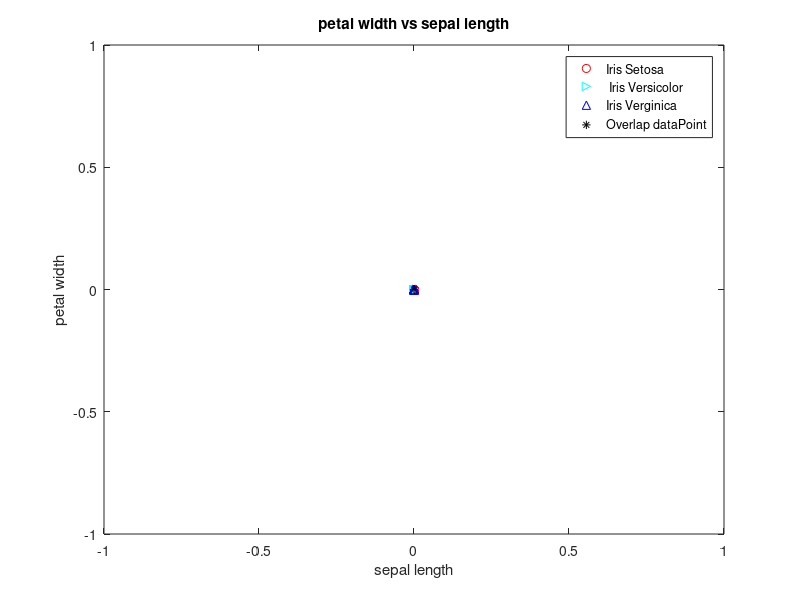
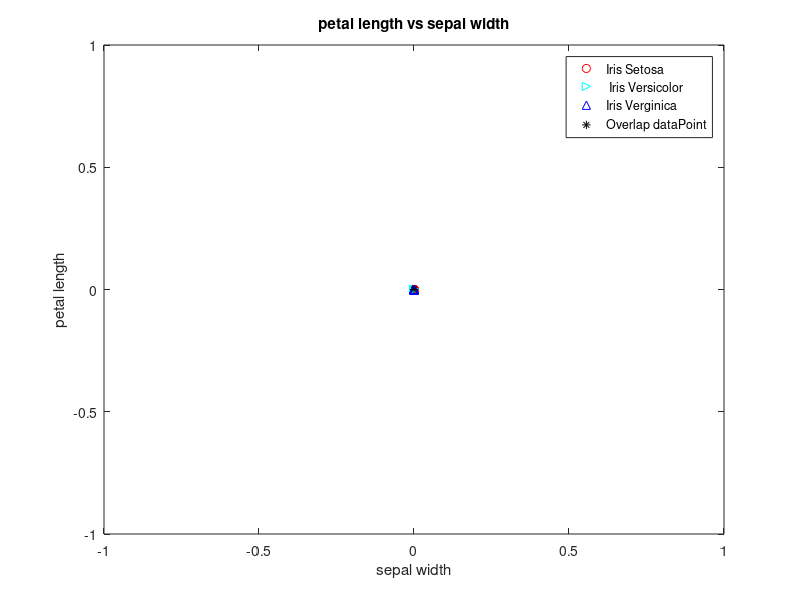

MATLAB code for these plots, in order:
%% file name dataCreationAndDisplay.m
% author: Mrinmoy Sarkar
% email: msarkar@aggies.ncat.edu
% date: 9/2/2017


clear;
close all;

% load data to a veriable
data = importdata('iris.txt');

% no. of class is 3 named Iris-setosa, Iris-versicolor and Iris-verginica
% there are 4 attributes named sepal-length, sepal-width, petal-length,
% petal-width
% there are 50 plants for each species

irisSetosa = zeros(50,4);
irisVersicolor = zeros(50,4);
irisVerginica = zeros(50,4);

n = size(data,1);

indxSeto = 1;
indxVers = 1;
indxVerg = 1;

for i=2:n
    x = strsplit(cell2mat(data(i)));
    if strcmp(x(5), 'Iris-setosa')
        for j=1:4
            irisSetosa(indxSeto,j) = str2double(cell2mat(x(j)));
        end
        indxSeto = indxSeto + 1;
    elseif strcmp(x(5), 'Iris-versicolor')
        for j=1:4
            irisVersicolor(indxVers,j) = str2double(cell2mat(x(j)));
        end
        indxVers = indxVers + 1;
    elseif strcmp(x(5), 'Iris-virginica')
        for j=1:4
            irisVerginica(indxVerg,j) = str2double(cell2mat(x(j)));
        end
        indxVerg = indxVerg + 1;
    end
end





%% plot Fisher's Iris data with petal width versus sepal length
figure;
plot(irisSetosa(:,1), irisSetosa(:,4), 'or'); hold on;
plot(irisVersicolor(:,1), irisVersicolor(:,4), '>c'); hold on;
plot(irisVerginica(:,1), irisVerginica(:,4), '^b'); hold on;

axis([min([min(irisSetosa(:,1)),min(irisVersicolor(:,1)),min(irisVerginica(:,1))])-1 ...
    max([max(irisSetosa(:,1)),max(irisVersicolor(:,1)),max(irisVerginica(:,1))])+1 ...
    min([min(irisSetosa(:,4)),min(irisVersicolor(:,4)),min(irisVerginica(:,4))])-1 ...
    max([max(irisSetosa(:,4)), max(irisVersicolor(:,4)),max(irisVerginica(:,4))])+1]);

title('petal width vs sepal length');
xlabel('sepal length');
ylabel('petal width');
legend('Iris Setosa', ' Iris Versicolor', 'Iris Verginica','AutoUpdate','off');






%% plot overlap symbol (*)
overlapingPointX = [];
overlapingPointY = [];
for i=1:length(irisSetosa(:,1))
    x11 = irisSetosa(i,1);
    y11 = irisSetosa(i,4);
    x21 = irisVersicolor(i,1);
    y21 = irisVersicolor(i,4);
    for j=1:length(irisSetosa(:,1))
        x22 = irisVersicolor(j,1);
        y22 = irisVersicolor(j,4);
        x32 = irisVerginica(j,1);
        y32 = irisVerginica(j,4);
        d1 = (x11-x22)^2 + (y11-y22)^2;
        d2 = (x11-x32)^2 + (y11-y32)^2;
        d3 = (x21-x32)^2 + (y21-y32)^2;
        if d1 == 0 || d2 == 0
            if isempty(find(overlapingPointX == irisSetosa(i,1)))
                overlapingPointX = [overlapingPointX irisSetosa(i,1)];
                overlapingPointY = [overlapingPointY irisSetosa(i,4)];
            else
                if isempty(find(overlapingPointY(find(overlapingPointX == irisSetosa(i,1))) == irisSetosa(i,4)))
                    overlapingPointX = [overlapingPointX irisSetosa(i,1)];
                    overlapingPointY = [overlapingPointY irisSetosa(i,4)];
                end
            end 
        end
        if d3 == 0
            if isempty(find(overlapingPointX == irisVersicolor(i,1)))
                overlapingPointX = [overlapingPointX irisVersicolor(i,1)];
                overlapingPointY = [overlapingPointY irisVersicolor(i,4)];
            else
                if isempty(find(overlapingPointY(find(overlapingPointX == irisVersicolor(i,1))) == irisVersicolor(i,4)))
                    overlapingPointX = [overlapingPointX irisVersicolor(i,1)];
                    overlapingPointY = [overlapingPointY irisVersicolor(i,4)];
                end
            end
        end
    end
end
disp(['Total overlapping data points for petal width vs sepal length is : ' num2str(length(overlapingPointX))])

plot(overlapingPointX, overlapingPointY, '*k');
legend('Iris Setosa', ' Iris Versicolor', 'Iris Verginica', 'Overlap dataPoint')





%% plot Fisher's Iris data with petal length versus sepal width
figure;
plot(irisSetosa(:,2), irisSetosa(:,3), 'or'); hold on;
plot(irisVersicolor(:,2), irisVersicolor(:,3), '>c'); hold on;
plot(irisVerginica(:,2), irisVerginica(:,3), '^b'); hold on;

axis([min([min(irisSetosa(:,2)),min(irisVersicolor(:,2)),min(irisVerginica(:,2))])-1 ...
    max([max(irisSetosa(:,2)),max(irisVersicolor(:,2)),max(irisVerginica(:,2))])+1 ...
    min([min(irisSetosa(:,3)),min(irisVersicolor(:,3)),min(irisVerginica(:,3))])-1 ...
    max([max(irisSetosa(:,3)), max(irisVersicolor(:,3)),max(irisVerginica(:,3))])+1]);

title('petal length vs sepal width');
xlabel('sepal width');
ylabel('petal length');
legend('Iris Setosa', ' Iris Versicolor', 'Iris Verginica','AutoUpdate','off');






%% plot overlap symbol (*)
overlapingPointX = [];
overlapingPointY = [];
for i=1:length(irisSetosa(:,2))
    x11 = irisSetosa(i,2);
    y11 = irisSetosa(i,3);
    x21 = irisVersicolor(i,2);
    y21 = irisVersicolor(i,3);
    for j=1:length(irisSetosa(:,2))
        x22 = irisVersicolor(j,2);
        y22 = irisVersicolor(j,3);
        x32 = irisVerginica(j,2);
        y32 = irisVerginica(j,3);
        d1 = (x11-x22)^2 + (y11-y22)^2;
        d2 = (x11-x32)^2 + (y11-y32)^2;
        d3 = (x21-x32)^2 + (y21-y32)^2;
        if d1 == 0 || d2 == 0
            if isempty(find(overlapingPointX == irisSetosa(i,2)))
                overlapingPointX = [overlapingPointX irisSetosa(i,2)];
                overlapingPointY = [overlapingPointY irisSetosa(i,3)];
            else
                if isempty(find(overlapingPointY(find(overlapingPointX == irisSetosa(i,2))) == irisSetosa(i,3)))
                    overlapingPointX = [overlapingPointX irisSetosa(i,2)];
                    overlapingPointY = [overlapingPointY irisSetosa(i,3)];
                end
            end
        end
        if d3 == 0
            if isempty(find(overlapingPointX == irisVersicolor(i,2)))
                overlapingPointX = [overlapingPointX irisVersicolor(i,2)];
                overlapingPointY = [overlapingPointY irisVersicolor(i,3)];
            else
                if isempty(find(overlapingPointY(find(overlapingPointX == irisVersicolor(i,2))) == irisVersicolor(i,3)))
                    overlapingPointX = [overlapingPointX irisVersicolor(i,2)];
                    overlapingPointY = [overlapingPointY irisVersicolor(i,3)];
                end
            end
        end
    end
end


disp(['Total overlapping data points for petal length vs sepal width is : ' num2str(length(overlapingPointX))])

plot(overlapingPointX, overlapingPointY, '*k');
legend('Iris Setosa', ' Iris Versicolor', 'Iris Verginica', 'Overlap dataPoint')

